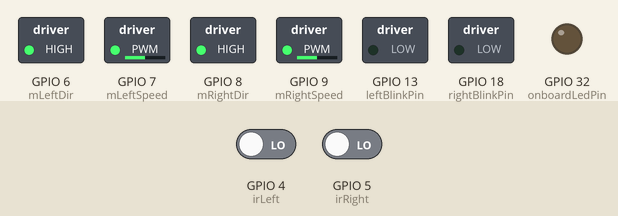
This sketch was run on a simulated ESP32. Parts: switched loads named in the sketch (green lamp = pin HIGH), output pins drawn as LEDs (lit = HIGH). The inputs (shaded band) are chosen by the test bench; at power-on: GPIO 4 (irLeft) LOW, GPIO 5 (irRight) LOW.

Above: at 1.2 s.
1.3 s: GPIO 4 (irLeft) driven HIGH
At 1.35 s:
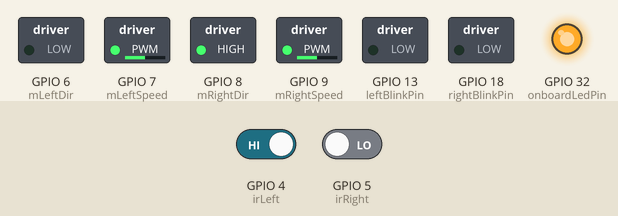
4.3 s: GPIO 5 (irRight) driven HIGH
At 4.36 s:
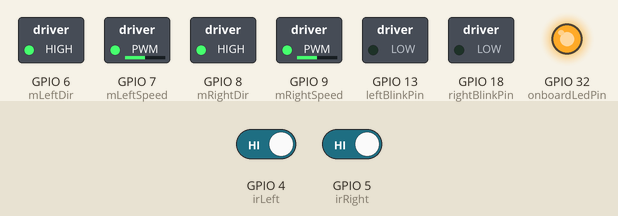
7.3 s: GPIO 4 (irLeft) driven LOW
At 7.36 s:
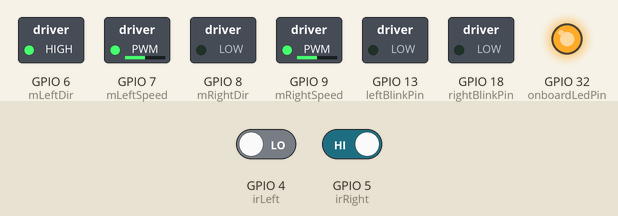
Timing chart, 0 to 8.7 s (numbered marks = the images above; inputs shaded):
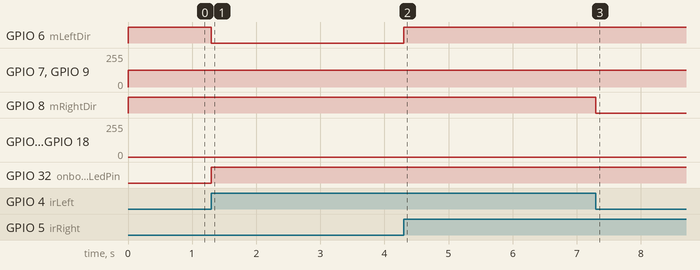

Measured:
- after the input at 1.3 s, GPIO 6 (mLeftDir): HIGH → LOW at once; GPIO 13 (leftBlinkPin), GPIO 18 (rightBlinkPin): stays 0/255 (without the input it goes to 193/255 after 1.3 s); GPIO 32 (onboardLedPin): LOW → HIGH at once
- after the input at 4.3 s, GPIO 6 (mLeftDir): LOW → HIGH at once; GPIO 13 (leftBlinkPin), GPIO 18 (rightBlinkPin): stays 0/255 (without the input it goes to 77/255 after 1.3 s)

The sketch:

angry_eyes_stretch.ino
```cpp
//
//   This program will tests all of the lights, sensors, and motors on the line-following robot
//   to make sure all of the wires are hooked up correctly.
//
// test
int onboardLedPin = 32;
int leftBlinkPin = 13;
int rightBlinkPin = 18;

int irLeft = 4;
int irRight = 5;

int mLeftDir = 6;
int mLeftSpeed = 7;
int mRightDir = 8;
int mRightSpeed = 9;

int timer = 0;

void setup() {
  pinMode(onboardLedPin, OUTPUT);
  pinMode(leftBlinkPin, OUTPUT);
  pinMode(rightBlinkPin, OUTPUT);

  pinMode(irLeft, INPUT);
  pinMode(irRight, INPUT);

  pinMode(mLeftDir, OUTPUT);
  pinMode(mLeftSpeed, OUTPUT);
  pinMode(mRightDir, OUTPUT);
  pinMode(mRightSpeed, OUTPUT);
}

int angry_brightness = 0;
void loop() {
  // Use Timer to make eyes grow brighter for first half second
  if (timer < 500){
    angry_brightness = timer/2;
  // then grow dimmer for last half second
  } else{
    angry_brightness = (1000 - timer)/2;
  }
  analogWrite(leftBlinkPin, angry_brightness);
  analogWrite(rightBlinkPin, angry_brightness);


  // Indicator for IR sensors on Pico
  // If either of the IR proximity sensors detect an object, turn the builtin LED on the Pico on
  if (digitalRead(irLeft)){
    digitalWrite(onboardLedPin, HIGH);
  } else if (digitalRead(irRight)) {
    digitalWrite(onboardLedPin, HIGH);
  } else {
    digitalWrite(onboardLedPin, LOW);
  }

  // Turning logic:
  //If left but not right, turn right
  if (digitalRead(irLeft) && !digitalRead(irRight)){
    rover_right();
  //If not left but right, turn left
  } else if (!digitalRead(irLeft) && digitalRead(irRight)) {
    rover_left();
  //Otherwise drive straight
  } else {
    rover_staight();
  }


// Old timer driving logic
//   if (timer < 250){
//     rover_stop();
//   } else if (timer >= 250 && timer < 500){
//     rover_staight();
//   }


  if (timer > 1000){
    timer = 0;
  } else{
    timer++;
  }
  delay(1);

}


void rover_stop() {
    digitalWrite(mLeftDir, HIGH);
    digitalWrite(mRightDir, HIGH);
    analogWrite(mLeftSpeed, 0);
    analogWrite(mRightSpeed, 0);
}

void rover_staight() {
    digitalWrite(mLeftDir, HIGH);
    digitalWrite(mRightDir, HIGH);
    analogWrite(mLeftSpeed, 127);
    analogWrite(mRightSpeed, 127);
}

void rover_right() {
    digitalWrite(mLeftDir, LOW);
    digitalWrite(mRightDir, HIGH);
    analogWrite(mLeftSpeed, 127);
    analogWrite(mRightSpeed, 127);
}

void rover_left() {
    digitalWrite(mLeftDir, HIGH);
    digitalWrite(mRightDir, LOW);
    analogWrite(mLeftSpeed, 127);
    analogWrite(mRightSpeed, 127);
}
```
